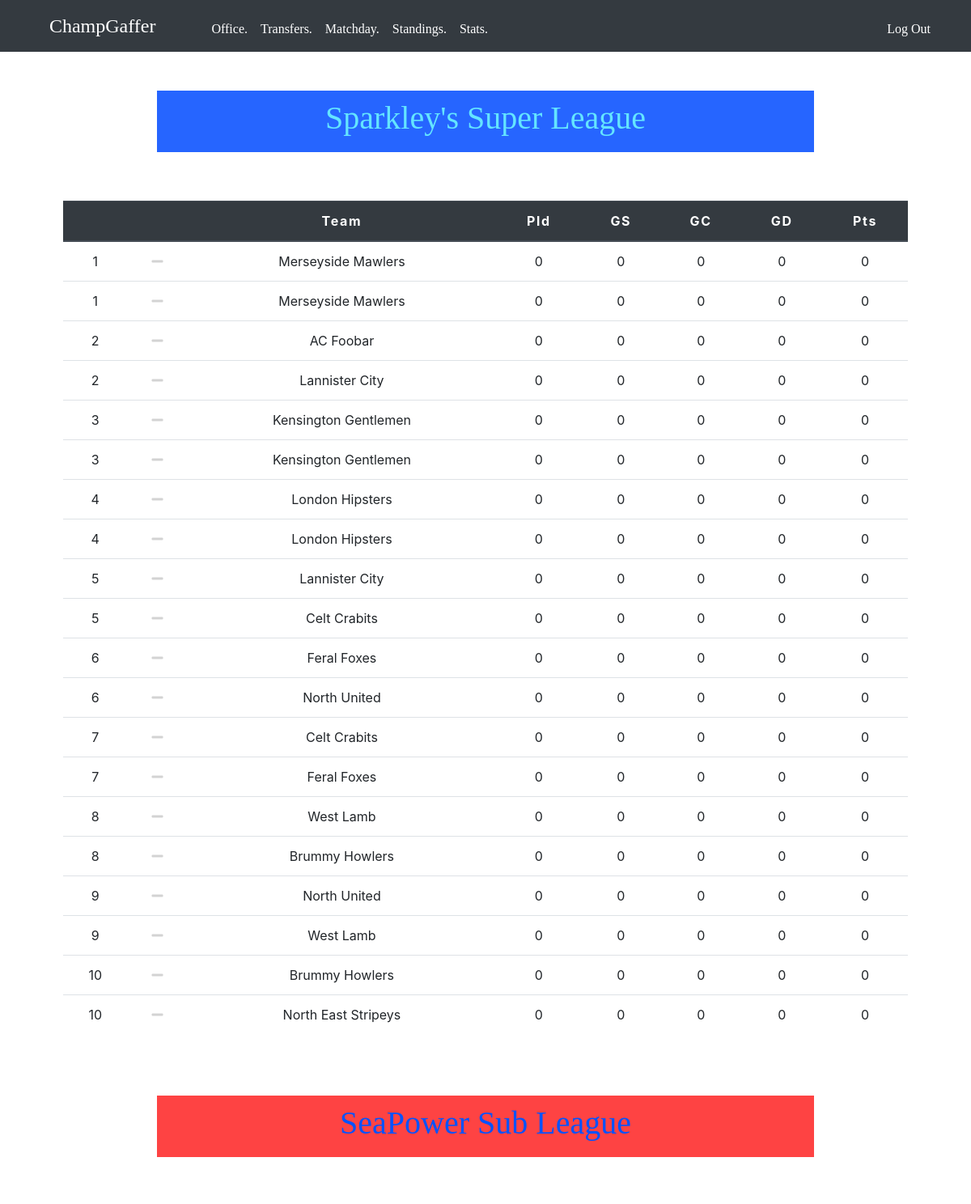
Screenshot of /standings (signed in, upper part) with the database file from the repository.
### tables this page shows
CREATE TABLE club_attr (manager_id INTEGER NOT NULL,
                        club_id INTEGER NOT NULL,
                        rank INTEGER NOT NULL,
                        ovr INTEGER NOT NULL,
                        formation TEXT NOT NULL,
                        attendance REAL NOT NULL, pld INTEGER NOT NULL DEFAULT 0, gs INTEGER NOT NULL DEFAULT 0, ga INTEGER NOT NULL DEFAULT 0, pts INTEGER NOT NULL DEFAULT 0, pos_track INTEGER NOT NULL DEFAULT 0, pos INTEGER NOT NULL DEFAULT 0, 
                        FOREIGN KEY(manager_id) REFERENCES managers(id), 
                        FOREIGN KEY(club_id) REFERENCES clubs(club_id));

CREATE TABLE clubs (club_id INTEGER PRIMARY KEY AUTOINCREMENT NOT NULL, 
                    club_name TEXT NOT NULL, 
                    primary_colour TEXT NOT NULL, 
                    secondary_colour TEXT NOT NULL, 
                    manager TEXT NOT NULL, 
                    desc TEXT NOT NULL, 
                    capacity INTEGER, 
                    rival INTEGER);

### app.py (the view)
@app.route("/standings", methods=["GET"])
@login_required
def standings():
    session["getStandings"] = db.execute("SELECT club_name, rank, pld, gs, ga, (gs - ga) AS gd, pts, pos, pos_track FROM club_attr JOIN clubs on club_attr.club_id = clubs.club_id WHERE manager_id = ? AND rank < 21 ORDER BY pts DESC, gd DESC, pos ASC;",
                                         session["id"])
    return render_template('standings.html',
                           getStandings=session["getStandings"],
                           userTeam=session["clubname"])

### app.py (called while the page is built)
@app.after_request
def after_request(response):
    response.headers["Cache-Control"] = "no-cache, no-store, must-revalidate"
    response.headers["Expires"] = 0
    response.headers["Pragma"] = "no-cache"
    return response

### helpers.py (called while the page is built)
def login_required(f):
    @wraps(f)
    def decorated_function(*args, **kwargs):
        if session.get("id") is None:
            return redirect("/login")
        return f(*args, **kwargs)
    return decorated_function

### templates/standings.html (shortened to what this page needs)
{% extends "layout.html" %}
{% block main %}
<div class="container">
    <div class="row">
        <div class="col-12 col-md-12">
            <div class="clubTitle superLeague">
                <h1>Sparkley's Super League</h1>
            </div>
        </div>
    </div>
    <div class="row">
        <table class="table table-hover">
            <thead class="thead-dark">
                <tr>
                    <th></th>
                    <th></th>
                    <th>Team</th>
                    <th>Pld</th>
                    <th>GS</th>
                    <th>GC</th>
                    <th>GD</th>
                    <th>Pts</th>
                </tr>
            </thead>
            <tbody>
                {% for club in getStandings %}
                    {% if club['pos'] < club['pos_track'] %}
                        {% set arrow = "fa-caret-up" %}
                    {% elif club['pos'] == club['pos_track'] %}
                        {% set arrow = "fa-minus" %}
                    {% else %}
                        {% set arrow = "fa-caret-down" %}
                    {% endif %}
                    {% if club['pos'] == 1 %}
                        {% set class = "borderup promotion" %}
                    {% elif club['pos'] == 8 %}
                        {% set class = "borderdown" %}
                    {% elif club['pos'] > 8 %}
                        {% set class = "relegation" %}
                    {% else %}
                        {% set class = "" %}
                    {% endif %}
                    {% if club['club_name'] == "new_user" %}
                        {% set clubName = userTeam %}
                    {% else %}
                        {% set clubName = club['club_name']%}
                    {% endif %}
                    {% if club['rank'] < 11 %}
                        <tr class="clickRow {{ class }}" onclick="viewClubPage({{ club }})">
                            <td>{{ club['pos'] }}</td>
                            <td><i class="fas {{ arrow }}"></i></td>
                            <td>{{ clubName }}</td>
                            <td>{{ club['pld'] }}</td>
                            <td>{{ club['gs'] }}</td>
                            <td>{{ club['ga'] }}</td>
                            <td>{{ club['gd'] }}</td>
                            <td>{{ club['pts'] }}</td>
                        </tr>
                    {% endif %}
                {% endfor %}
            </tbody>
        </table>
    </div>
    <div class="row" style="margin-top: 60px;">
        <div class="col-12 col-md-12">
            <div class="clubTitle subLeague">
                <h1>SeaPower Sub League</h1>
            </div>
        </div>
    </div>
</div>
{% endblock %}

### static/css/styles.css (style rules this page uses)
html { font-size: 1rem; }
.card, .windowfy, .col-6, .col-12 { margin-bottom: 60px; }
.table .thead-dark th { background: #343a40; letter-spacing: 1.7px; }
.superLeague { display: flex; flex-direction: column; align-items: center; justify-content: space-around; height: 100%; background: #2665FF !important; color: #64E5FF !important; }
.subLeague { display: flex; flex-direction: column; align-items: center; justify-content: space-around; height: 100%; background: #FE4343 !important; color: #0353FF !important; }
.borderup { border-bottom: 1.5px dashed #0F9D58; }
.borderdown { border-bottom: 1.5px dashed #DB4437; }
.fa-minus { color: lightgrey; }
.clubTitle, .clubOvrCont { font-family: "Pixelated MS Sans Serif"; margin: auto; letter-spacing: 1.5; font-weight: bold; width: 80%; }
.clubTitle { background: #343a40; color: #FF1493; display: flex; flex-direction: column; align-items: center; justify-content: space-around; height: 100%; padding:10px; }

### rows the page displays
club_attr: pos "1", pld "0", gs "0", ga "0", gd "0", pts "0"
clubs: club_name "Merseyside Mawlers"
club_attr: pos "1", pld "0", gs "0", ga "0", gd "0", pts "0"
club_attr: pos "2", clubName "AC Foobar", pld "0", gs "0", ga "0", gd "0", pts "0"
club_attr: pos "2", pld "0", gs "0", ga "0", gd "0", pts "0"
clubs: club_name "Lannister City"
club_attr: pos "3", pld "0", gs "0", ga "0", gd "0", pts "0"
clubs: club_name "Kensington Gentlemen"
club_attr: pos "3", pld "0", gs "0", ga "0", gd "0", pts "0"
club_attr: pos "4", pld "0", gs "0", ga "0", gd "0", pts "0"
clubs: club_name "London Hipsters"
club_attr: pos "4", pld "0", gs "0", ga "0", gd "0", pts "0"
club_attr: pos "5", pld "0", gs "0", ga "0", gd "0", pts "0"
club_attr: pos "5", pld "0", gs "0", ga "0", gd "0", pts "0"
clubs: club_name "Celt Crabits"
club_attr: pos "6", pld "0", gs "0", ga "0", gd "0", pts "0"
clubs: club_name "Feral Foxes"
club_attr: pos "6", pld "0", gs "0", ga "0", gd "0", pts "0"
clubs: club_name "North United"
club_attr: pos "7", pld "0", gs "0", ga "0", gd "0", pts "0"
club_attr: pos "7", pld "0", gs "0", ga "0", gd "0", pts "0"
club_attr: pos "8", pld "0", gs "0", ga "0", gd "0", pts "0"
clubs: club_name "West Lamb"
club_attr: pos "8", pld "0", gs "0", ga "0", gd "0", pts "0"
clubs: club_name "Brummy Howlers"
club_attr: pos "9", pld "0", gs "0", ga "0", gd "0", pts "0"
club_attr: pos "9", pld "0", gs "0", ga "0", gd "0", pts "0"
club_attr: pos "10", pld "0", gs "0", ga "0", gd "0", pts "0"
club_attr: pos "10", pld "0", gs "0", ga "0", gd "0", pts "0"
clubs: club_name "North East Stripeys"
